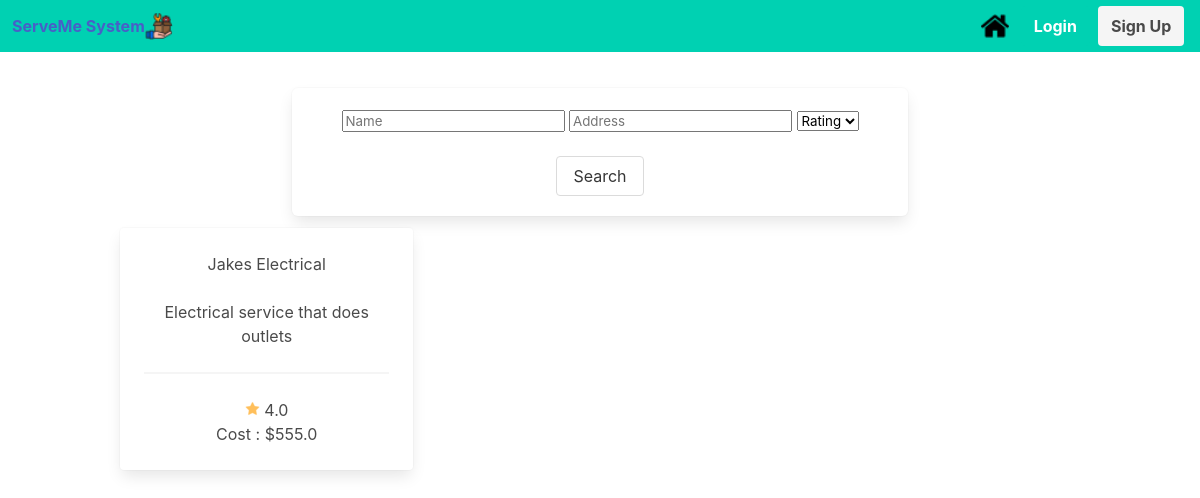
The page /services?service=appliances on the database as committed earlier.
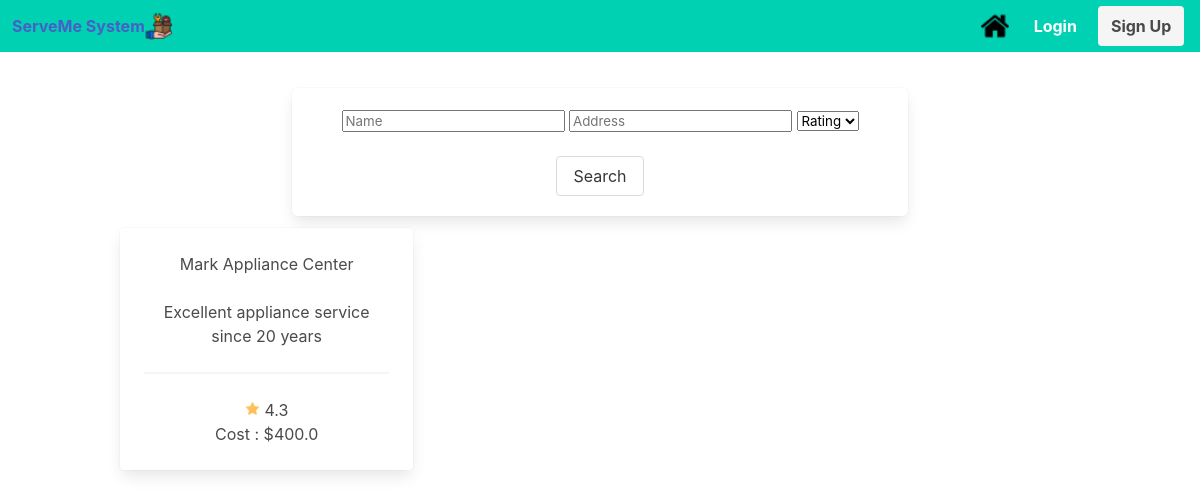
The same page on the database as committed later.
### serveme/models.py (models this page shows)
class Service (db.Model):
    __searchable__  = ['description']
    provider_id     = db.Column(db.Integer, db.ForeignKey('provider.provider_id'), nullable=False)
    service_id      = db.Column(db.Integer, nullable=False, primary_key=True)
    rating_avg      = db.Column(db.Float(precision=2), nullable=False)
    service_name    = db.Column(db.String(20), nullable=False)
    cost            = db.Column(db.Float(precision=2), nullable=False)
    description     = db.Column(db.String(255), nullable=False)
    category        = db.Column(db.String(20), nullable=False)
    def __repr__(self):
        return f'{self.provider_id}-{self.service_id}-{self.rating_avg}-{self.service_name} - {self.cost} - {self.description} - {self.category} '

### serveme/main.py (the view)
@main.route('/services')
def services():
    result = "no data found"
    service= request.args.get('service');
    if service=='appliances':
        result = Service.query.filter_by(category="Appliances").all()
    elif service=='electrical':
        result = Service.query.filter_by(category="Electrical").all()
    elif service=='plumbing':
        result = Service.query.filter_by(category="Plumbing").all()
    elif service=='cleaning':
        result = Service.query.filter_by(category="HomeCleaning").all()
    elif service=='tutoring':
        result = Service.query.filter_by(category="Tutoring").all()
    elif service=='moving':
        result = Service.query.filter_by(category="Moving").all()
    elif service=='computer':
        result = Service.query.filter_by(category="Computer Repair").all()
    elif service=='painting':
        result = Service.query.filter_by(category="Painting").all()
    elif service=='pest_control':
        result = Service.query.filter_by(category="Pest Control").all()
    return render_template('services.html', result=result)

### serveme/templates/services.html (shortened to what this page needs)
{% extends "base.html" %}
{% block content %}
<div class="column is-8 is-offset-2">
	<div class="box">
	    <form method="POST" action="/search">
            <div class="field">
                <div class="form-group">
                    <input type="text" id="fname" name="fname" size="20" placeholder="Name">
                    <input type="text" id="fname" name="fname" size="20" placeholder="Address">
                    <select class =center large name = "stars" id="stars">
                        <option value="" disabled selected>Rating</option>
                    </select>
                    <br>
                    <br>
                    <button class="button">Search</button>
                </div>
            </div>
        </form>
	</div>
</div>
  <div class="container ">
    <div class="columns  is-multiline is-variable is-5">
{% for service in result %}
  <div class="column is-3-tablet is-4-desktop">
    <a href="{{ url_for('main.providers', provider_id=service.provider_id ,service_id=service.service_id) }}">
        <div class="card">
            <div class="card-content">
            <p>{{service.service_name}}</p>
            <br>
            <p>{{service.description}}</p>
            <hr>
            <img src="{{url_for('static', filename='star.png')}}" alt="placeholder" >
           {{service.rating_avg}}
           <br>
            <p>Cost : ${{service.cost}}</p>
            </div>
        </div>
    </a>
    </div>
{% endfor %}
</div>
</div>
{% endblock %}

### serveme/templates/base.html (shortened to what this page needs)
<!DOCTYPE html>
<html>
<head>
    <link rel="stylesheet" href="https://cdnjs.cloudflare.com/ajax/libs/bulma/0.7.2/css/bulma.min.css" />
</head>
<body>
    <section class=" is-fullheight">
            <nav class="navbar has-background-primary" >
                <div class="navbar-brand">
                    <a class="navbar-item" href="{{ url_for('main.index') }}">
                      <h1><strong>ServeMe System</strong></h1>
                      <img src="{{url_for('static', filename='icon.png')}}" width="28" height="28">
                    </a>
                  </div>
                <div class="container">
                    <div id="navbarMenuHeroA" class="navbar-menu">
                        <div class="navbar-end">
                            <a href="{{ url_for('main.index') }}" class="navbar-item">
                                <img src="{{url_for('static', filename='home.png')}}" width="28" height="28">
                            </a>
			    {% if not current_user.is_authenticated %}
                            <div class="buttons">
                                <a href="{{ url_for('auth.login') }}" class="navbar-item button is-primary">
                                    <strong>Login</strong>
                                <a href="{{ url_for('auth.signup') }}" class="navbar-item button is-light">
                                    <strong>Sign Up</strong>
                                </a>
                            </div>
			    {% endif %}
                        </div>
                    </div>
            </nav>
            <div class="container has-text-centered " >
               {% block content %}
               {% endblock %}
            </div>
    </section>
</body>
</html>

Rows that differ between the two databases and show on the page:
removed Service: service_name "Jakes Electrical", description "Electrical service that does outlets", rating_avg "4.0", cost "555.0"
added Service: service_name "Mark Appliance Center", description "Excellent appliance service since 20 years", rating_avg "4.3", cost "400.0"
